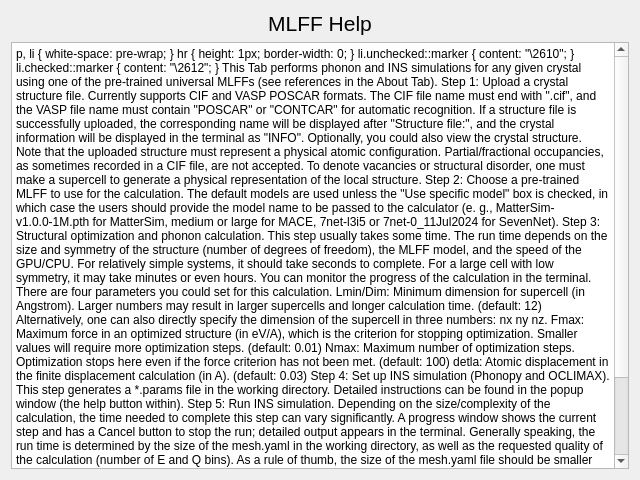
<?xml version="1.0" encoding="UTF-8"?>
<ui version="4.0">
 <class>Help_MLFF</class>
 <widget class="QDialog" name="Help_MLFF">
  <property name="geometry">
   <rect>
    <x>0</x>
    <y>0</y>
    <width>640</width>
    <height>480</height>
   </rect>
  </property>
  <property name="windowTitle">
   <string>Dialog</string>
  </property>
  <layout class="QVBoxLayout" name="verticalLayout">
   <item>
    <widget class="QLabel" name="label">
     <property name="text">
      <string>&lt;html&gt;&lt;head/&gt;&lt;body&gt;&lt;p align=&quot;center&quot;&gt;&lt;span style=&quot; font-size:16pt;&quot;&gt;MLFF Help&lt;/span&gt;&lt;/p&gt;&lt;/body&gt;&lt;/html&gt;</string>
     </property>
    </widget>
   </item>
   <item>
    <widget class="QTextBrowser" name="textBrowser">
     <property name="html">
      <string>&lt;!DOCTYPE HTML PUBLIC &quot;-//W3C//DTD HTML 4.0//EN&quot; &quot;http://www.w3.org/TR/REC-html40/strict.dtd&quot;&gt;
&lt;html&gt;&lt;head&gt;&lt;meta name=&quot;qrichtext&quot; content=&quot;1&quot; /&gt;&lt;meta charset=&quot;utf-8&quot; /&gt;&lt;style type=&quot;text/css&quot;&gt;
p, li { white-space: pre-wrap; }
hr { height: 1px; border-width: 0; }
li.unchecked::marker { content: &quot;\2610&quot;; }
li.checked::marker { content: &quot;\2612&quot;; }
&lt;/style&gt;&lt;/head&gt;&lt;body style=&quot; font-family:'Segoe UI'; font-size:9pt; font-weight:400; font-style:normal;&quot;&gt;
&lt;p style=&quot; margin-top:0px; margin-bottom:0px; margin-left:0px; margin-right:0px; -qt-block-indent:0; text-indent:0px;&quot;&gt;&lt;span style=&quot; font-size:12pt;&quot;&gt;This Tab performs phonon and INS simulations for any given crystal using one of the pre-trained universal MLFFs (see references in the About Tab). &lt;/span&gt;&lt;/p&gt;
&lt;p style=&quot;-qt-paragraph-type:empty; margin-top:0px; margin-bottom:0px; margin-left:0px; margin-right:0px; -qt-block-indent:0; text-indent:0px; font-size:12pt;&quot;&gt;&lt;br /&gt;&lt;/p&gt;
&lt;p style=&quot; margin-top:0px; margin-bottom:0px; margin-left:0px; margin-right:0px; -qt-block-indent:0; text-indent:0px;&quot;&gt;&lt;span style=&quot; font-size:12pt;&quot;&gt;Step 1: Upload a crystal structure file. Currently supports CIF and VASP POSCAR formats. The CIF file name must end with &amp;quot;.cif&amp;quot;, and the VASP file name must contain &amp;quot;POSCAR&amp;quot; or &amp;quot;CONTCAR&amp;quot; for automatic recognition. If a structure file is successfully uploaded, the corresponding name will be displayed after &amp;quot;Structure file:&amp;quot;, and the crystal information will be displayed in the terminal as &amp;quot;INFO&amp;quot;. Optionally, you could also view the crystal structure. Note that the uploaded structure must represent a physical atomic configuration. Partial/fractional occupancies, as sometimes recorded in a CIF file, are not accepted. To denote vacancies or structural disorder, one must make a supercell to generate a physical representation of the local structure.&lt;/span&gt;&lt;/p&gt;
&lt;p style=&quot;-qt-paragraph-type:empty; margin-top:0px; margin-bottom:0px; margin-left:0px; margin-right:0px; -qt-block-indent:0; text-indent:0px; font-size:12pt;&quot;&gt;&lt;br /&gt;&lt;/p&gt;
&lt;p style=&quot; margin-top:0px; margin-bottom:0px; margin-left:0px; margin-right:0px; -qt-block-indent:0; text-indent:0px;&quot;&gt;&lt;span style=&quot; font-size:12pt;&quot;&gt;Step 2: Choose a pre-trained MLFF to use for the calculation. The default models are used unless the &amp;quot;Use specific model&amp;quot; box is checked, in which case the users should provide the model name to be passed to the calculator (e. g., MatterSim-v1.0.0-1M.pth for MatterSim, medium or large for MACE, 7net-l3i5 or 7net-0_11Jul2024 for SevenNet).&lt;/span&gt;&lt;/p&gt;
&lt;p style=&quot;-qt-paragraph-type:empty; margin-top:0px; margin-bottom:0px; margin-left:0px; margin-right:0px; -qt-block-indent:0; text-indent:0px; font-size:12pt;&quot;&gt;&lt;br /&gt;&lt;/p&gt;
&lt;p style=&quot; margin-top:0px; margin-bottom:0px; margin-left:0px; margin-right:0px; -qt-block-indent:0; text-indent:0px;&quot;&gt;&lt;span style=&quot; font-size:12pt;&quot;&gt;Step 3: Structural optimization and phonon calculation. This step usually takes some time. The run time depends on the size and symmetry of the structure (number of degrees of freedom), the MLFF model, and the speed of the GPU/CPU. For relatively simple systems, it should take seconds to complete. For a large cell with low symmetry, it may take minutes or even hours. You can monitor the progress of the calculation in the terminal. There are four parameters you could set for this calculation.&lt;/span&gt;&lt;/p&gt;
&lt;p style=&quot;-qt-paragraph-type:empty; margin-top:0px; margin-bottom:0px; margin-left:0px; margin-right:0px; -qt-block-indent:0; text-indent:0px; font-size:12pt;&quot;&gt;&lt;br /&gt;&lt;/p&gt;
&lt;p style=&quot; margin-top:0px; margin-bottom:0px; margin-left:0px; margin-right:0px; -qt-block-indent:0; text-indent:0px;&quot;&gt;&lt;span style=&quot; font-size:12pt;&quot;&gt;Lmin/Dim: Minimum dimension for supercell (in Angstrom). Larger numbers may result in larger supercells and longer calculation time. (default: 12) Alternatively, one can also directly specify the dimension of the supercell in three numbers: nx ny nz.&lt;/span&gt;&lt;/p&gt;
&lt;p style=&quot;-qt-paragraph-type:empty; margin-top:0px; margin-bottom:0px; margin-left:0px; margin-right:0px; -qt-block-indent:0; text-indent:0px; font-size:12pt;&quot;&gt;&lt;br /&gt;&lt;/p&gt;
&lt;p style=&quot; margin-top:0px; margin-bottom:0px; margin-left:0px; margin-right:0px; -qt-block-indent:0; text-indent:0px;&quot;&gt;&lt;span style=&quot; font-size:12pt;&quot;&gt;Fmax: Maximum force in an optimized structure (in eV/A), which is the criterion for stopping optimization. Smaller values will require more optimization steps. (default: 0.01)&lt;/span&gt;&lt;/p&gt;
&lt;p style=&quot;-qt-paragraph-type:empty; margin-top:0px; margin-bottom:0px; margin-left:0px; margin-right:0px; -qt-block-indent:0; text-indent:0px; font-size:12pt;&quot;&gt;&lt;br /&gt;&lt;/p&gt;
&lt;p style=&quot; margin-top:0px; margin-bottom:0px; margin-left:0px; margin-right:0px; -qt-block-indent:0; text-indent:0px;&quot;&gt;&lt;span style=&quot; font-size:12pt;&quot;&gt;Nmax: Maximum number of optimization steps. Optimization stops here even if the force criterion has not been met. (default: 100)&lt;/span&gt;&lt;/p&gt;
&lt;p style=&quot;-qt-paragraph-type:empty; margin-top:0px; margin-bottom:0px; margin-left:0px; margin-right:0px; -qt-block-indent:0; text-indent:0px; font-size:12pt;&quot;&gt;&lt;br /&gt;&lt;/p&gt;
&lt;p style=&quot; margin-top:0px; margin-bottom:0px; margin-left:0px; margin-right:0px; -qt-block-indent:0; text-indent:0px;&quot;&gt;&lt;span style=&quot; font-size:12pt;&quot;&gt;detla: Atomic displacement in the finite displacement calculation (in A). (default: 0.03)&lt;/span&gt;&lt;/p&gt;
&lt;p style=&quot;-qt-paragraph-type:empty; margin-top:0px; margin-bottom:0px; margin-left:0px; margin-right:0px; -qt-block-indent:0; text-indent:0px; font-size:12pt;&quot;&gt;&lt;br /&gt;&lt;/p&gt;
&lt;p style=&quot; margin-top:0px; margin-bottom:0px; margin-left:0px; margin-right:0px; -qt-block-indent:0; text-indent:0px;&quot;&gt;&lt;span style=&quot; font-size:12pt;&quot;&gt;Step 4: Set up INS simulation (Phonopy and OCLIMAX). This step generates a *.params file in the working directory. Detailed instructions can be found in the popup window (the help button within).&lt;/span&gt;&lt;/p&gt;
&lt;p style=&quot;-qt-paragraph-type:empty; margin-top:0px; margin-bottom:0px; margin-left:0px; margin-right:0px; -qt-block-indent:0; text-indent:0px; font-size:12pt;&quot;&gt;&lt;br /&gt;&lt;/p&gt;
&lt;p style=&quot; margin-top:0px; margin-bottom:0px; margin-left:0px; margin-right:0px; -qt-block-indent:0; text-indent:0px;&quot;&gt;&lt;span style=&quot; font-size:12pt;&quot;&gt;Step 5: Run INS simulation. Depending on the size/complexity of the calculation, the time needed to complete this step can vary significantly. A progress window shows the current step and has a Cancel button to stop the run; detailed output appears in the terminal. Generally speaking, the run time is determined by the size of the mesh.yaml in the working directory, as well as the requested quality of the calculation (number of  E and Q bins). As a rule of thumb, the size of the mesh.yaml file should be smaller than 1GB (in most cases on the order of 10~100MB), the number of E bins should be less than a few thousand for 1D spectra, and the number of E and Q bins should be less than a few hundred each for 2D spectra. When in doubt, it is recommended to start from a relatively coarse calculation and then gradually increase the quality to achieve convergence without making the run time unacceptably long.&lt;/span&gt;&lt;/p&gt;
&lt;p style=&quot;-qt-paragraph-type:empty; margin-top:0px; margin-bottom:0px; margin-left:0px; margin-right:0px; -qt-block-indent:0; text-indent:0px; font-size:12pt;&quot;&gt;&lt;br /&gt;&lt;/p&gt;
&lt;p style=&quot; margin-top:0px; margin-bottom:0px; margin-left:0px; margin-right:0px; -qt-block-indent:0; text-indent:0px;&quot;&gt;&lt;span style=&quot; font-size:12pt;&quot;&gt;Step 6: Plot the resulting spectra. For 2D spectra, you may make an interactive cross-section plot where 1D cuts along X and Y will be displayed following the cursor. You may open multiple plots simultaneously. Data files will have a time stamp in their names so they are not overwritten.&lt;/span&gt;&lt;/p&gt;&lt;/body&gt;&lt;/html&gt;</string>
     </property>
    </widget>
   </item>
  </layout>
 </widget>
 <resources/>
 <connections/>
</ui>
